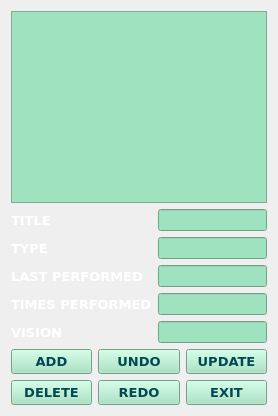
      <widget class="QWidget" name="Custodian">
       <property name="font">
        <font>
         <weight>50</weight>
         <italic>false</italic>
         <bold>false</bold>
         <underline>false</underline>
        </font>
       </property>
       <attribute name="title">
        <string>Custodian</string>
       </attribute>
       <layout class="QVBoxLayout" name="verticalLayout_2">
        <item>
         <widget class="QListWidget" name="tasksListWidget">
          <property name="styleSheet">
           <string notr="true">background-color: rgb(159, 226, 191);</string>
          </property>
         </widget>
        </item>
        <item>
         <layout class="QFormLayout" name="formLayout">
          <item row="0" column="0">
           <widget class="QLabel" name="Title">
            <property name="palette">
             <palette>
              <active>
               <colorrole role="WindowText">
                <brush brushstyle="SolidPattern">
                 <color alpha="255">
                  <red>255</red>
                  <green>255</green>
                  <blue>255</blue>
                 </color>
                </brush>
               </colorrole>
               <colorrole role="Button">
                <brush brushstyle="SolidPattern">
                 <color alpha="255">
                  <red>3</red>
                  <green>125</green>
                  <blue>80</blue>
                 </color>
                </brush>
               </colorrole>
               <colorrole role="Base">
                <brush brushstyle="SolidPattern">
                 <color alpha="255">
                  <red>3</red>
                  <green>125</green>
                  <blue>80</blue>
                 </color>
                </brush>
               </colorrole>
               <colorrole role="Window">
                <brush brushstyle="SolidPattern">
                 <color alpha="255">
                  <red>3</red>
                  <green>125</green>
                  <blue>80</blue>
                 </color>
                </brush>
               </colorrole>
              </active>
              <inactive>
               <colorrole role="WindowText">
                <brush brushstyle="SolidPattern">
                 <color alpha="255">
                  <red>255</red>
                  <green>255</green>
                  <blue>255</blue>
                 </color>
                </brush>
               </colorrole>
               <colorrole role="Button">
                <brush brushstyle="SolidPattern">
                 <color alpha="255">
                  <red>3</red>
                  <green>125</green>
                  <blue>80</blue>
                 </color>
                </brush>
               </colorrole>
               <colorrole role="Base">
                <brush brushstyle="SolidPattern">
                 <color alpha="255">
                  <red>3</red>
                  <green>125</green>
                  <blue>80</blue>
                 </color>
                </brush>
               </colorrole>
               <colorrole role="Window">
                <brush brushstyle="SolidPattern">
                 <color alpha="255">
                  <red>3</red>
                  <green>125</green>
                  <blue>80</blue>
                 </color>
                </brush>
               </colorrole>
              </inactive>
              <disabled>
               <colorrole role="WindowText">
                <brush brushstyle="SolidPattern">
                 <color alpha="255">
                  <red>120</red>
                  <green>120</green>
                  <blue>120</blue>
                 </color>
                </brush>
               </colorrole>
               <colorrole role="Button">
                <brush brushstyle="SolidPattern">
                 <color alpha="255">
                  <red>3</red>
                  <green>125</green>
                  <blue>80</blue>
                 </color>
                </brush>
               </colorrole>
               <colorrole role="Base">
                <brush brushstyle="SolidPattern">
                 <color alpha="255">
                  <red>3</red>
                  <green>125</green>
                  <blue>80</blue>
                 </color>
                </brush>
               </colorrole>
               <colorrole role="Window">
                <brush brushstyle="SolidPattern">
                 <color alpha="255">
                  <red>3</red>
                  <green>125</green>
                  <blue>80</blue>
                 </color>
                </brush>
               </colorrole>
              </disabled>
             </palette>
            </property>
            <property name="font">
             <font>
              <family>Verdana</family>
              <pointsize>10</pointsize>
              <weight>75</weight>
              <bold>true</bold>
             </font>
            </property>
            <property name="text">
             <string>TITLE</string>
            </property>
           </widget>
          </item>
          <item row="0" column="1">
           <widget class="QLineEdit" name="titleLineEdit">
            <property name="styleSheet">
             <string notr="true">background-color: rgb(159, 226, 191);</string>
            </property>
           </widget>
          </item>
          <item row="1" column="0">
           <widget class="QLabel" name="LastPerformed">
            <property name="palette">
             <palette>
              <active>
               <colorrole role="WindowText">
                <brush brushstyle="SolidPattern">
                 <color alpha="255">
                  <red>255</red>
                  <green>255</green>
                  <blue>255</blue>
                 </color>
                </brush>
               </colorrole>
               <colorrole role="Button">
                <brush brushstyle="SolidPattern">
                 <color alpha="255">
                  <red>3</red>
                  <green>125</green>
                  <blue>80</blue>
                 </color>
                </brush>
               </colorrole>
               <colorrole role="Base">
                <brush brushstyle="SolidPattern">
                 <color alpha="255">
                  <red>3</red>
                  <green>125</green>
                  <blue>80</blue>
                 </color>
                </brush>
               </colorrole>
               <colorrole role="Window">
                <brush brushstyle="SolidPattern">
                 <color alpha="255">
                  <red>3</red>
                  <green>125</green>
                  <blue>80</blue>
                 </color>
                </brush>
               </colorrole>
              </active>
              <inactive>
               <colorrole role="WindowText">
                <brush brushstyle="SolidPattern">
                 <color alpha="255">
                  <red>255</red>
                  <green>255</green>
                  <blue>255</blue>
                 </color>
                </brush>
               </colorrole>
               <colorrole role="Button">
                <brush brushstyle="SolidPattern">
                 <color alpha="255">
                  <red>3</red>
                  <green>125</green>
                  <blue>80</blue>
                 </color>
                </brush>
               </colorrole>
               <colorrole role="Base">
                <brush brushstyle="SolidPattern">
                 <color alpha="255">
                  <red>3</red>
                  <green>125</green>
                  <blue>80</blue>
                 </color>
                </brush>
               </colorrole>
               <colorrole role="Window">
                <brush brushstyle="SolidPattern">
                 <color alpha="255">
                  <red>3</red>
                  <green>125</green>
                  <blue>80</blue>
                 </color>
                </brush>
               </colorrole>
              </inactive>
              <disabled>
               <colorrole role="WindowText">
                <brush brushstyle="SolidPattern">
                 <color alpha="255">
                  <red>120</red>
                  <green>120</green>
                  <blue>120</blue>
                 </color>
                </brush>
               </colorrole>
               <colorrole role="Button">
                <brush brushstyle="SolidPattern">
                 <color alpha="255">
                  <red>3</red>
                  <green>125</green>
                  <blue>80</blue>
                 </color>
                </brush>
               </colorrole>
               <colorrole role="Base">
                <brush brushstyle="SolidPattern">
                 <color alpha="255">
                  <red>3</red>
                  <green>125</green>
                  <blue>80</blue>
                 </color>
                </brush>
               </colorrole>
               <colorrole role="Window">
                <brush brushstyle="SolidPattern">
                 <color alpha="255">
                  <red>3</red>
                  <green>125</green>
                  <blue>80</blue>
                 </color>
                </brush>
               </colorrole>
              </disabled>
             </palette>
            </property>
            <property name="font">
             <font>
              <family>Verdana</family>
              <pointsize>10</pointsize>
              <weight>75</weight>
              <bold>true</bold>
             </font>
            </property>
            <property name="text">
             <string>TYPE</string>
            </property>
           </widget>
          </item>
          <item row="1" column="1">
           <widget class="QLineEdit" name="typeLineEdit">
            <property name="styleSheet">
             <string notr="true">background-color: rgb(159, 226, 191);</string>
            </property>
           </widget>
          </item>
          <item row="2" column="0">
           <widget class="QLabel" name="Type">
            <property name="palette">
             <palette>
              <active>
               <colorrole role="WindowText">
                <brush brushstyle="SolidPattern">
                 <color alpha="255">
                  <red>255</red>
                  <green>255</green>
                  <blue>255</blue>
                 </color>
                </brush>
               </colorrole>
               <colorrole role="Button">
                <brush brushstyle="SolidPattern">
                 <color alpha="255">
                  <red>3</red>
                  <green>125</green>
                  <blue>80</blue>
                 </color>
                </brush>
               </colorrole>
               <colorrole role="Base">
                <brush brushstyle="SolidPattern">
                 <color alpha="255">
                  <red>3</red>
                  <green>125</green>
                  <blue>80</blue>
                 </color>
                </brush>
               </colorrole>
               <colorrole role="Window">
                <brush brushstyle="SolidPattern">
                 <color alpha="255">
                  <red>3</red>
                  <green>125</green>
                  <blue>80</blue>
                 </color>
                </brush>
               </colorrole>
              </active>
              <inactive>
               <colorrole role="WindowText">
                <brush brushstyle="SolidPattern">
                 <color alpha="255">
                  <red>255</red>
                  <green>255</green>
                  <blue>255</blue>
                 </color>
                </brush>
               </colorrole>
               <colorrole role="Button">
                <brush brushstyle="SolidPattern">
                 <color alpha="255">
                  <red>3</red>
                  <green>125</green>
                  <blue>80</blue>
                 </color>
                </brush>
               </colorrole>
               <colorrole role="Base">
                <brush brushstyle="SolidPattern">
                 <color alpha="255">
                  <red>3</red>
                  <green>125</green>
                  <blue>80</blue>
                 </color>
                </brush>
               </colorrole>
               <colorrole role="Window">
                <brush brushstyle="SolidPattern">
                 <color alpha="255">
                  <red>3</red>
                  <green>125</green>
                  <blue>80</blue>
                 </color>
                </brush>
               </colorrole>
              </inactive>
              <disabled>
               <colorrole role="WindowText">
                <brush brushstyle="SolidPattern">
                 <color alpha="255">
                  <red>120</red>
                  <green>120</green>
                  <blue>120</blue>
                 </color>
                </brush>
               </colorrole>
               <colorrole role="Button">
                <brush brushstyle="SolidPattern">
                 <color alpha="255">
                  <red>3</red>
                  <green>125</green>
                  <blue>80</blue>
                 </color>
                </brush>
               </colorrole>
               <colorrole role="Base">
                <brush brushstyle="SolidPattern">
                 <color alpha="255">
                  <red>3</red>
                  <green>125</green>
                  <blue>80</blue>
                 </color>
                </brush>
               </colorrole>
               <colorrole role="Window">
                <brush brushstyle="SolidPattern">
                 <color alpha="255">
                  <red>3</red>
                  <green>125</green>
                  <blue>80</blue>
                 </color>
                </brush>
               </colorrole>
              </disabled>
             </palette>
            </property>
            <property name="font">
             <font>
              <family>Verdana</family>
              <pointsize>10</pointsize>
              <weight>75</weight>
              <bold>true</bold>
             </font>
            </property>
            <property name="text">
             <string>LAST PERFORMED</string>
            </property>
           </widget>
          </item>
          <item row="2" column="1">
           <widget class="QLineEdit" name="lastPerformedLineEdit">
            <property name="styleSheet">
             <string notr="true">background-color: rgb(159, 226, 191);</string>
            </property>
           </widget>
          </item>
          <item row="3" column="0">
           <widget class="QLabel" name="TimesPerformed">
            <property name="palette">
             <palette>
              <active>
               <colorrole role="WindowText">
                <brush brushstyle="SolidPattern">
                 <color alpha="255">
                  <red>255</red>
                  <green>255</green>
                  <blue>255</blue>
                 </color>
                </brush>
               </colorrole>
               <colorrole role="Button">
                <brush brushstyle="SolidPattern">
                 <color alpha="255">
                  <red>3</red>
                  <green>125</green>
                  <blue>80</blue>
                 </color>
                </brush>
               </colorrole>
               <colorrole role="Base">
                <brush brushstyle="SolidPattern">
                 <color alpha="255">
                  <red>3</red>
                  <green>125</green>
                  <blue>80</blue>
                 </color>
                </brush>
               </colorrole>
               <colorrole role="Window">
                <brush brushstyle="SolidPattern">
                 <color alpha="255">
                  <red>3</red>
                  <green>125</green>
                  <blue>80</blue>
                 </color>
                </brush>
               </colorrole>
              </active>
              <inactive>
               <colorrole role="WindowText">
                <brush brushstyle="SolidPattern">
                 <color alpha="255">
                  <red>255</red>
                  <green>255</green>
                  <blue>255</blue>
                 </color>
                </brush>
               </colorrole>
               <colorrole role="Button">
                <brush brushstyle="SolidPattern">
                 <color alpha="255">
                  <red>3</red>
                  <green>125</green>
                  <blue>80</blue>
                 </color>
                </brush>
               </colorrole>
               <colorrole role="Base">
                <brush brushstyle="SolidPattern">
                 <color alpha="255">
                  <red>3</red>
                  <green>125</green>
                  <blue>80</blue>
                 </color>
                </brush>
               </colorrole>
               <colorrole role="Window">
                <brush brushstyle="SolidPattern">
                 <color alpha="255">
                  <red>3</red>
                  <green>125</green>
                  <blue>80</blue>
                 </color>
                </brush>
               </colorrole>
              </inactive>
              <disabled>
               <colorrole role="WindowText">
                <brush brushstyle="SolidPattern">
                 <color alpha="255">
                  <red>120</red>
                  <green>120</green>
                  <blue>120</blue>
                 </color>
                </brush>
               </colorrole>
               <colorrole role="Button">
                <brush brushstyle="SolidPattern">
                 <color alpha="255">
                  <red>3</red>
                  <green>125</green>
                  <blue>80</blue>
                 </color>
                </brush>
               </colorrole>
               <colorrole role="Base">
                <brush brushstyle="SolidPattern">
                 <color alpha="255">
                  <red>3</red>
                  <green>125</green>
                  <blue>80</blue>
                 </color>
                </brush>
               </colorrole>
               <colorrole role="Window">
                <brush brushstyle="SolidPattern">
                 <color alpha="255">
                  <red>3</red>
                  <green>125</green>
                  <blue>80</blue>
                 </color>
                </brush>
               </colorrole>
              </disabled>
             </palette>
            </property>
            <property name="font">
             <font>
              <family>Verdana</family>
              <pointsize>10</pointsize>
              <weight>75</weight>
              <bold>true</bold>
             </font>
            </property>
            <property name="text">
             <string>TIMES PERFORMED</string>
            </property>
           </widget>
          </item>
          <item row="3" column="1">
           <widget class="QLineEdit" name="timesPerformedLineEdit">
            <property name="styleSheet">
             <string notr="true">background-color: rgb(159, 226, 191);</string>
            </property>
           </widget>
          </item>
          <item row="4" column="0">
           <widget class="QLabel" name="Vision">
            <property name="palette">
             <palette>
              <active>
               <colorrole role="WindowText">
                <brush brushstyle="SolidPattern">
                 <color alpha="255">
                  <red>255</red>
                  <green>255</green>
                  <blue>255</blue>
                 </color>
                </brush>
               </colorrole>
               <colorrole role="Button">
                <brush brushstyle="SolidPattern">
                 <color alpha="255">
                  <red>3</red>
                  <green>125</green>
                  <blue>80</blue>
                 </color>
                </brush>
               </colorrole>
               <colorrole role="Base">
                <brush brushstyle="SolidPattern">
                 <color alpha="255">
                  <red>3</red>
                  <green>125</green>
                  <blue>80</blue>
                 </color>
                </brush>
               </colorrole>
               <colorrole role="Window">
                <brush brushstyle="SolidPattern">
                 <color alpha="255">
                  <red>3</red>
                  <green>125</green>
                  <blue>80</blue>
                 </color>
                </brush>
               </colorrole>
              </active>
              <inactive>
               <colorrole role="WindowText">
                <brush brushstyle="SolidPattern">
                 <color alpha="255">
                  <red>255</red>
                  <green>255</green>
                  <blue>255</blue>
                 </color>
                </brush>
               </colorrole>
               <colorrole role="Button">
                <brush brushstyle="SolidPattern">
                 <color alpha="255">
                  <red>3</red>
                  <green>125</green>
                  <blue>80</blue>
                 </color>
                </brush>
               </colorrole>
               <colorrole role="Base">
                <brush brushstyle="SolidPattern">
                 <color alpha="255">
                  <red>3</red>
                  <green>125</green>
                  <blue>80</blue>
                 </color>
                </brush>
               </colorrole>
               <colorrole role="Window">
                <brush brushstyle="SolidPattern">
                 <color alpha="255">
                  <red>3</red>
                  <green>125</green>
                  <blue>80</blue>
                 </color>
                </brush>
               </colorrole>
              </inactive>
              <disabled>
               <colorrole role="WindowText">
                <brush brushstyle="SolidPattern">
                 <color alpha="255">
                  <red>120</red>
                  <green>120</green>
                  <blue>120</blue>
                 </color>
                </brush>
               </colorrole>
               <colorrole role="Button">
                <brush brushstyle="SolidPattern">
                 <color alpha="255">
                  <red>3</red>
                  <green>125</green>
                  <blue>80</blue>
                 </color>
                </brush>
               </colorrole>
               <colorrole role="Base">
                <brush brushstyle="SolidPattern">
                 <color alpha="255">
                  <red>3</red>
                  <green>125</green>
                  <blue>80</blue>
                 </color>
                </brush>
               </colorrole>
               <colorrole role="Window">
                <brush brushstyle="SolidPattern">
                 <color alpha="255">
                  <red>3</red>
                  <green>125</green>
                  <blue>80</blue>
                 </color>
                </brush>
               </colorrole>
              </disabled>
             </palette>
            </property>
            <property name="font">
             <font>
              <family>Verdana</family>
              <pointsize>10</pointsize>
              <weight>75</weight>
              <bold>true</bold>
             </font>
            </property>
            <property name="text">
             <string>VISION</string>
            </property>
           </widget>
          </item>
          <item row="4" column="1">
           <widget class="QLineEdit" name="visionLineEdit">
            <property name="styleSheet">
             <string notr="true">background-color: rgb(159, 226, 191);</string>
            </property>
           </widget>
          </item>
         </layout>
        </item>
        <item>
         <layout class="QGridLayout" name="gridLayout">
          <item row="0" column="2">
           <widget class="QPushButton" name="UpdateButton">
            <property name="font">
             <font>
              <family>Verdana</family>
              <pointsize>10</pointsize>
              <weight>75</weight>
              <bold>true</bold>
             </font>
            </property>
            <property name="styleSheet">
             <string notr="true">background-color: rgb(159, 226, 191);
color: rgb(0, 73, 83);</string>
            </property>
            <property name="text">
             <string>UPDATE</string>
            </property>
           </widget>
          </item>
          <item row="3" column="0">
           <widget class="QPushButton" name="DeleteButton">
            <property name="font">
             <font>
              <family>Verdana</family>
              <pointsize>10</pointsize>
              <weight>75</weight>
              <bold>true</bold>
             </font>
            </property>
            <property name="styleSheet">
             <string notr="true">background-color: rgb(159, 226, 191);
color: rgb(0, 73, 83);</string>
            </property>
            <property name="text">
             <string>DELETE</string>
            </property>
           </widget>
          </item>
          <item row="3" column="2">
           <widget class="QPushButton" name="ExitButton">
            <property name="font">
             <font>
              <family>Verdana</family>
              <pointsize>10</pointsize>
              <weight>75</weight>
              <bold>true</bold>
             </font>
            </property>
            <property name="styleSheet">
             <string notr="true">background-color: rgb(159, 226, 191);
color: rgb(0, 73, 83);</string>
            </property>
            <property name="text">
             <string>EXIT</string>
            </property>
           </widget>
          </item>
          <item row="0" column="0">
           <widget class="QPushButton" name="AddButton">
            <property name="font">
             <font>
              <family>Verdana</family>
              <pointsize>10</pointsize>
              <weight>75</weight>
              <bold>true</bold>
             </font>
            </property>
            <property name="styleSheet">
             <string notr="true">background-color: rgb(159, 226, 191);
color: rgb(0, 73, 83);</string>
            </property>
            <property name="text">
             <string>ADD</string>
            </property>
           </widget>
          </item>
          <item row="0" column="1">
           <widget class="QPushButton" name="UndoButton">
            <property name="font">
             <font>
              <family>Verdana</family>
              <pointsize>10</pointsize>
              <weight>75</weight>
              <bold>true</bold>
             </font>
            </property>
            <property name="styleSheet">
             <string notr="true">background-color: rgb(159, 226, 191);
color: rgb(0, 73, 83);</string>
            </property>
            <property name="text">
             <string>UNDO</string>
            </property>
           </widget>
          </item>
          <item row="3" column="1">
           <widget class="QPushButton" name="RedoButton">
            <property name="font">
             <font>
              <family>Verdana</family>
              <pointsize>10</pointsize>
              <weight>75</weight>
              <bold>true</bold>
             </font>
            </property>
            <property name="styleSheet">
             <string notr="true">background-color: rgb(159, 226, 191);
color: rgb(0, 73, 83);</string>
            </property>
            <property name="text">
             <string>REDO</string>
            </property>
           </widget>
          </item>
         </layout>
        </item>
       </layout>
      </widget>
